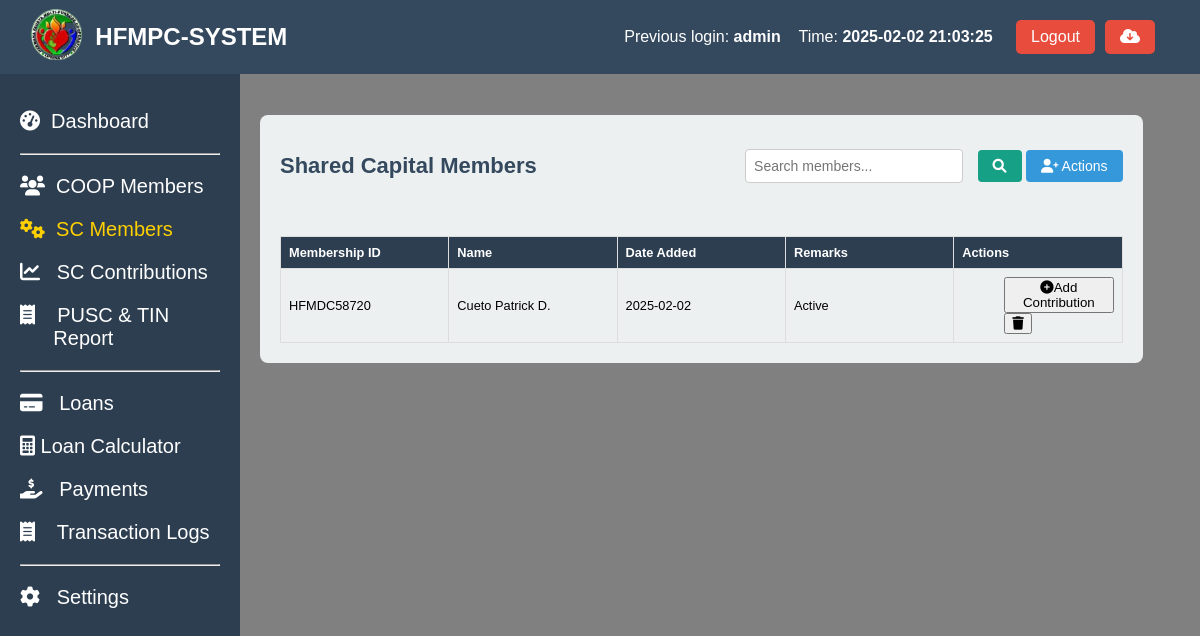
Screenshot of /coop_members_shared_capitals.php (signed in) with the database file from the repository.
### tables this page shows
CREATE TABLE `coop_members_shared_capital` (
  `id` int(11) NOT NULL AUTO_INCREMENT,
  `membership_id` varchar(50) NOT NULL,
  `name_of_member` varchar(50) NOT NULL,
  `date_added` date NOT NULL,
  `status` int(11) NOT NULL,
  `remarks` varchar(10) NOT NULL,
  PRIMARY KEY (`id`),
  KEY `membership_id` (`membership_id`),
  CONSTRAINT `coop_members_shared_capital_ibfk_1` FOREIGN KEY (`membership_id`) REFERENCES `coop_members` (`membership_id`) ON DELETE CASCADE
);

CREATE TABLE `coop_members` (
  `coop_id` int(50) NOT NULL AUTO_INCREMENT,
  `membership_id` varchar(50) NOT NULL,
  `name_of_member` varchar(255) NOT NULL,
  `contact_number` varchar(20) NOT NULL,
  `tin` varchar(15) NOT NULL,
  `date_accepted` date NOT NULL,
  `bod_resolution` varchar(50) NOT NULL,
  `type_of_membership` varchar(50) NOT NULL,
  `shares_subscribed` int(11) NOT NULL,
  `amount_subscribed` decimal(10,2) NOT NULL,
  `initial_paid_up` decimal(10,2) NOT NULL,
  `address` text NOT NULL,
  `date_of_birth` date NOT NULL,
  `age` int(11) NOT NULL,
  `gender` varchar(20) NOT NULL,
  `civil_status` varchar(50) NOT NULL,
  `occupation` varchar(100) NOT NULL,
  `number_of_dependents` int(11) NOT NULL,
  `religious` varchar(100) NOT NULL,
  `annual_income` decimal(10,2) NOT NULL,
  `date_terminated` date DEFAULT NULL,
  `educational_attainment` varchar(50) NOT NULL,
  `status` int(5) NOT NULL,
  `remarks` varchar(10) NOT NULL,
  `created_at` timestamp NOT NULL DEFAULT current_timestamp(),
  PRIMARY KEY (`coop_id`),
  UNIQUE KEY `membership_id` (`membership_id`)
);

### coop_members_shared_capitals.php (the view, shortened to what this page needs)
<?php
include 'header.php';
include 'sidebar.php';
?>
<link rel="stylesheet" href="assets/coop_members_shared_capitals.css">
<link rel="stylesheet" href="assets/message.css">
<link rel="stylesheet" href="assets/loader.css">
<main class="content-member">
  <section class="stats-member">
    <div class="card-member">
      <div class="card-header-member">
        <h2>Shared Capital Members</h2>
        <div class="actions">
           <input type="text" id="search-bar" placeholder="Search members..." oninput="searchTable()">
            <button class="search-btn" onclick="searchTable()">
                <i class="fas fa-search"></i>
            </button>
            <div class="dropdown">
              <button class="add-btn" onclick="toggleDropdown()">
                  <i class="fas fa-user-plus"></i> Actions
              </button>
            </div>
        </div>
      </div>
      <div style="overflow-x:auto;">
        <table id="member-table">
          <thead>
            <tr>
              <th>Membership ID</th>
              <th>Name</th>
              <th>Date Added</th>
              <th>Remarks</th>
              <th>Actions</th>
            </tr>
          </thead>
          <tbody>
            <?php
             $sql = "SELECT sc.id, sc.Membership_ID, sc.Date_Added, cm.name_of_member, sc.status, sc.Remarks
                     FROM coop_members_shared_capital sc
                     LEFT JOIN coop_members cm ON sc.Membership_ID = cm.membership_id
                     WHERE sc.Remarks IS NULL OR sc.Remarks != 'Deleted'";
            $sql .= " ORDER BY cm.name_of_member ASC";
            $result = $conn->query($sql);
            if ($result->num_rows > 0) {
                while ($row = $result->fetch_assoc()) {
                    $status = $row['status'];
                    echo '<tr>';
                    echo '<td>' . htmlspecialchars($row['Membership_ID']) . '</td>';
                    echo '<td>' . htmlspecialchars($row['name_of_member']) . '</td>';
                    echo '<td>' . htmlspecialchars($row['Date_Added']) . '</td>';
                    echo '<td>';
                    echo $status == 1 ? '<span class="remark-active">Active</span>' : '<span class="remark-withdrawn">Withdrawn</span>';
                    echo '</td>';
                    echo '<td style="padding-left: 50px;">';
                    echo '<a href="#" onclick="openContributionModal(\'' . $row['Membership_ID'] . '\', \'' . $row['id'] . '\', ' . $row['status'] . ')"><button> <i class="fas fa-plus-circle"></i>Add Contribution</button></a>';
                    echo '<a href="coop_members_shared_capitals_delete_functions.php?id=' . htmlspecialchars($row['Membership_ID']) . '" class="delete-btn" onclick="return confirm(\'Are you sure you want to delete this member?\')"><button><i class="fa-solid fa-trash"></i></button></a>';
                    echo '</td>';
                    echo '</tr>';
                }
            } else {
                echo '<tr><td colspan="6">No records found</td></tr>';
            }
            ?>
          </tbody>
        </table>
      </div>
    </div>
  </section>
</main>

### header.php (shortened to what this page needs)
<?php
include 'config/config.php';
$previous_user = null;
$sql_prev = "SELECT id, username, login_time FROM login_activity ORDER BY login_time DESC LIMIT 1 OFFSET 1";
$result_prev = $conn->query($sql_prev);
if ($result_prev->num_rows > 0) {
    $previous_user = $result_prev->fetch_assoc();
}
?>
<!DOCTYPE html>
<html lang="en">
<head>
  <link rel="stylesheet" href="https://cdnjs.cloudflare.com/ajax/libs/font-awesome/6.0.0-beta3/css/all.min.css">
  <link rel="stylesheet" href="assets/styles.css">
</head>
<body>
<header class="header">
  <div class="header-content">
    <div class="dashboard-left">
      <a href="index.php"><img src="logo.png" alt="Logo" class="dashboard-logo" width="20%"></a>
      <h1> HFMPC-SYSTEM</h1>
    </div>
    <div class="admin-info">
      <?php if ($previous_user): ?>
        <div class="previous-login-info" style="text-align: right; display: flex; justify-content: space-between;">
          <p>Previous login: <strong><?php echo htmlspecialchars($previous_user['username']); ?></strong></p> &nbsp&nbsp&nbsp&nbsp
          <p>Time: <strong><?php echo htmlspecialchars($previous_user['login_time']); ?></strong></p>&nbsp&nbsp&nbsp
        </div>
      <?php else: ?>
        <p class="previous-login-info">No previous login records found.</p>
      <?php endif; ?>
      <button class="logout-btn" onclick="confirmLogout();">Logout</button>
      <form method="post" action="backup.php" onsubmit="return confirmBackup();">
          <button class="logout-btn" type="submit" name="backup"><i class="fas fa-cloud-download-alt"></i></button>
      </form>
    </div>
  </div>
</header>
</body>
</html>

### assets/styles.css (style rules this page uses)
body { font-family: Arial, sans-serif; margin: 0; height: 100vh; display: flex; flex-direction: column; }
header { background-color: #34495e; color: white; padding: 5px; width: 100%; display: flex; justify-content: space-between; align-items: center; position: fixed; z-index: 10; }
header h1 { font-size: 24px; }
.header-content { display: flex; justify-content: space-between; width: 100%; padding-right: 50px; padding-left: 20px; }
.admin-info { display: flex; align-items: center; gap: 10px; }
.logout-btn { background-color: #e74c3c; color: white; border: none; padding: 8px 15px; cursor: pointer; font-size: 16px; border-radius: 5px; }
.logout-btn { background-color: #e74c3c; color: white; border: none; padding: 8px 15px; cursor: pointer; }
.dashboard-left { display: flex; align-items: center; gap: 10px; }
.dashboard-logo { height: 60px; width: auto; object-fit: contain; }

### assets/coop_members_shared_capitals.css (style rules this page uses)
.content-member { background-color: gray; margin-left: 150px; padding: 100px; margin-top: 5px; flex-grow: 1; height: 100vh; overflow-y: auto; position: relative; }
.stats-member { display: flex; justify-content: space-between; margin-top: 10px; width: 105%; }
.card-member { background-color: #ecf0f1; border-radius: 8px; padding: 20px; width: 100%; margin-left: 10px; position:relative; }
.card-member h2 { font-size: 22px; color: #34495e; }
table { font-family: arial, sans-serif; border-collapse: collapse; width: 100%; table-layout: fixed; font-size: 80%; }
th { background-color: #2c3e50; color: white; }
td, th { border: 1px solid #dddddd; text-align: left; padding: 8px; word-wrap: break-word; white-space: normal; max-width: 150px; overflow: hidden; text-overflow: ellipsis; }
.card-header-member { display: flex; justify-content: space-between; align-items: center; margin-bottom: 20px; }
.add-btn { padding: 8px 15px; font-size: 14px; color: white; background-color: #3498db; border: none; border-radius: 4px; cursor: pointer; }
form { display: flex; flex-direction: column; }
#search-bar { padding: 8px; font-size: 14px; width: 200px; border: 1px solid #ccc; border-radius: 4px; }
.search-btn { padding: 8px 15px; font-size: 14px; color: white; background-color: #16a085; border: none; border-radius: 4px; cursor: pointer; margin-left: 10px; }
.dropdown { position: relative; display: inline-block; }

### coop_members_shared_capitals.php (style rules this page uses)
.content-member { background-color: gray; }

### rows the page displays
coop_members_shared_capital: membership "HFMDC58720", coop_members.name_of_member "Cueto Patrick D.", date_added "2025-02-02", status "Active"

### other values shown
$previous_user['username'] "admin"
$previous_user['login_time'] "2025-02-02 21:03:25"
